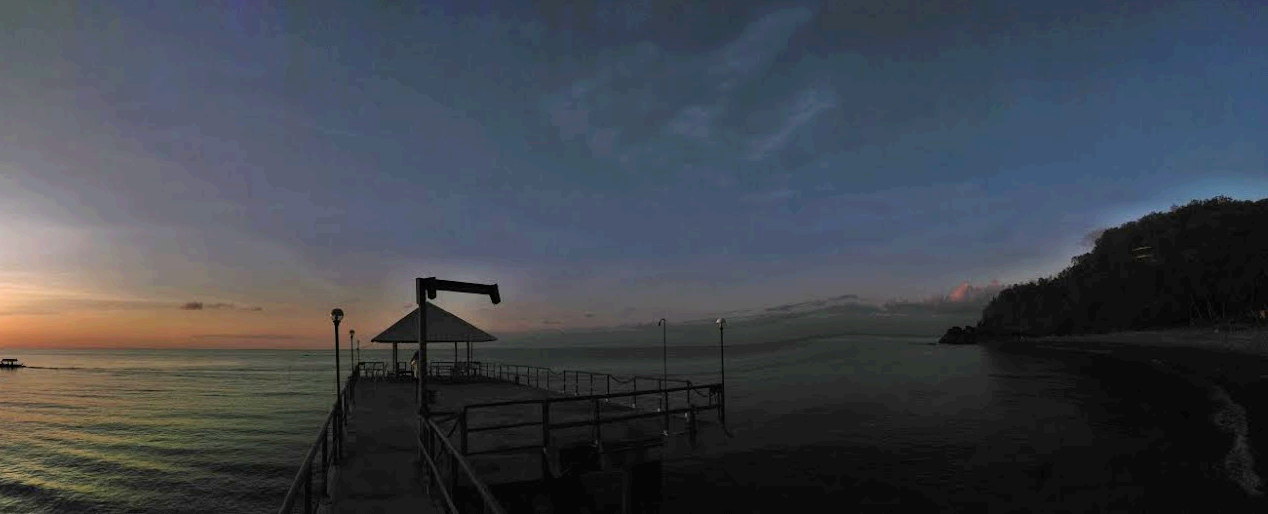
#> input picture Activity 6 - Enhancing color images/beach.png, 1268 x 514 px
$ jupyter execute --allow-errors 'ACTIVITY 6 - ENHANCING COLOR IMAGES[Conflict].ipynb'   (shell and % lines are left out)
#> lines starting #> are read from the running program, lines starting #| are printed output that depends on the picture
[cell 1]
import numpy as np
import matplotlib.pyplot as plt
import cv2

[cell 2]
# [6 lines of commented-out code are left out]
img = plt.imread('beach.png')
#> img is the input picture: shape (514, 1268, 3) float32; mean R, G, B 0.0476, 0.0511, 0.0572
#img= img/255

R = img[:,:,0]*255
G = img[:,:,1]*255
B = img[:,:,2]*255

#

[cell 3]
plt.figure(figsize=[24,10])
plt.subplot(1,3,1)
plt.title('RED')
plt.imshow(R, cmap = 'gray', vmin = 0, vmax = 255)
plt.subplot(1,3,2)
plt.title('GREEN')
plt.imshow(G, cmap = 'gray',  vmin = 0, vmax = 255)
plt.subplot(1,3,3)
plt.title('BLUE')
plt.imshow(G, cmap = 'gray',  vmin = 0, vmax = 255)

[cell 4]
def Contrast_Stretching(gray):
    Imin = np.amin(gray)
#> Imin = 0
    Imax = np.amax(gray)
#> Imax = 48
    contrast_stretched = (gray-Imin)/(Imax-Imin)
    contrast_stretched = contrast_stretched*255
    contrast_stretched =  contrast_stretched.astype(int)
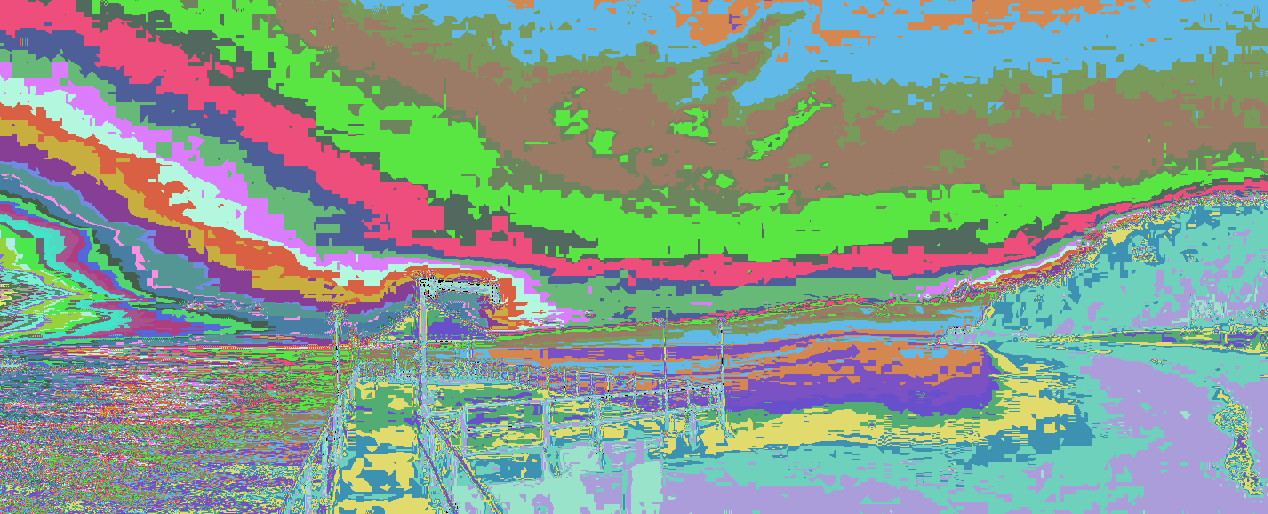
#> contrast_stretched: shape (514, 1268) int64; 49 distinct labels, from 0 to 255; one colour per label, 0 black

    gray = gray
    plt.figure(figsize=[10,10])
    plt.subplot(1,2,1)
    plt.imshow(gray, cmap='gray', vmin = 0, vmax = 255)
    plt.subplot(1,2,2)
    plt.imshow(contrast_stretched, cmap='gray', vmin = 0, vmax = 255)
    plt.show()

    hist,bins = np.histogram(gray.flatten(),256,[0,256])
#> hist = 256 values, max 72976 at index 12, min 0 at index 49, mean 2545.9; bins = 257 values from 0 to 256
    cdf = hist.cumsum()
#> cdf = 256 values from 254 to 651752
    cdf_normalized = cdf/cdf.max() #* float(hist.max()) / cdf.max()
#> cdf_normalized = 256 values from 0.00039 to 1

    hist_,bins_ = np.histogram(contrast_stretched.flatten(),256,[0,256])
#> hist_ = 256 values, max 72976 at index 63, min 0 at index 1, mean 2545.9; bins_ = 257 values from 0 to 256
    cdf_ = hist_.cumsum()
#> cdf_ = 256 values from 254 to 651752
    cdf_normalized_ = cdf_/cdf_.max()
#> cdf_normalized_ = 256 values from 0.00039 to 1

    plt.figure(figsize=[10,4])
    plt.subplot(1,2,1)
    plt.hist(gray.flatten(),256,[0,256], color = 'r')
    plt.hist(contrast_stretched.flatten(),256,[0,256], color = 'g')
    plt.xlim(0,256)
    plt.subplot(1,2,2)
    plt.plot(cdf_normalized, 'r')
    plt.plot(cdf_normalized_, 'g')
    plt.xlim(0,256)
    plt.show()
#> figure, not shown here; panel 1: tallest bar 72976 high, from x = 12 to 13; panel 1: tallest bar 72976 high, from x = 63 to 64; panel 2: curve peaks at x = 48, y = 1; panel 2: curve peaks at x = 255, y = 1

    return contrast_stretched#, cdf_normalized

R_stretched = Contrast_Stretching(R)
G_stretched = Contrast_Stretching(G)
#> in Contrast_Stretching (call 2), `Imax = np.amax(gray)`: Imax = 39
#> in Contrast_Stretching (call 2), `contrast_stretched =  contrast_stretched.astype(int)`:
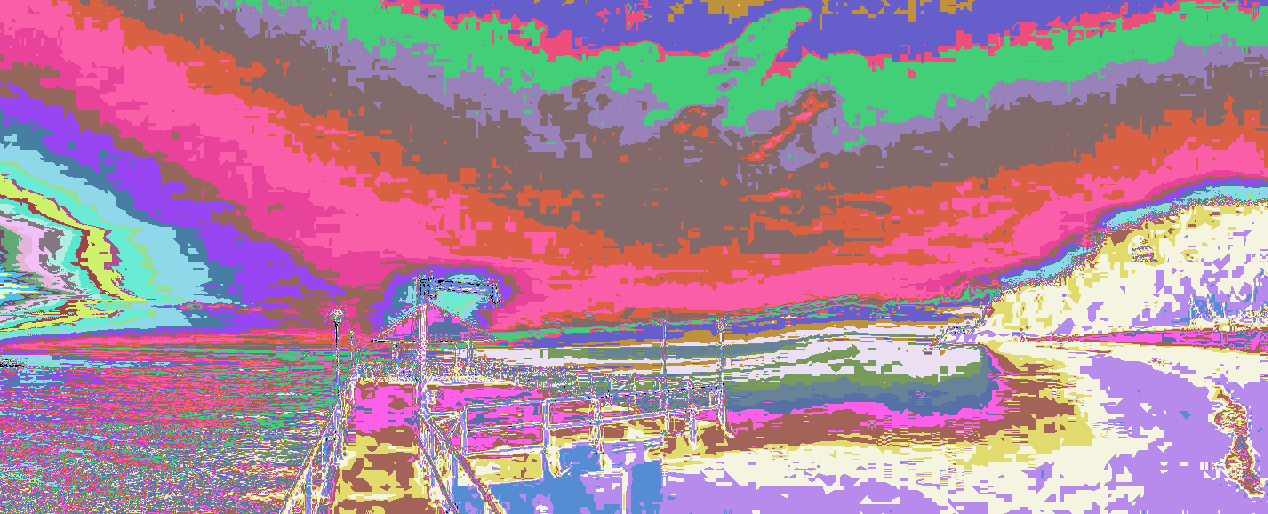
#> contrast_stretched: shape (514, 1268) int64; 40 distinct labels, from 0 to 255; one colour per label, 0 black
#> in Contrast_Stretching (call 2), `hist,bins = np.histogram(gray.flatten(),256,[0,256])`: hist = 256 values, max 86181 at index 16, min 0 at index 40, mean 2545.9
#> in Contrast_Stretching (call 2), `cdf = hist.cumsum()`: cdf = 256 values from 335 to 651752
#> in Contrast_Stretching (call 2), `cdf_normalized = cdf/cdf.max()`: cdf_normalized = 256 values from 0.000514 to 1
#> in Contrast_Stretching (call 2), `hist_,bins_ = np.histogram(contrast_stretched.flatten(),256,[0,256])`: hist_ = 256 values, max 86181 at index 104, min 0 at index 1, mean 2545.9
#> in Contrast_Stretching (call 2), `cdf_ = hist_.cumsum()`: cdf_ = 256 values from 335 to 651752
#> in Contrast_Stretching (call 2), `cdf_normalized_ = cdf_/cdf_.max()`: cdf_normalized_ = 256 values from 0.000514 to 1
#> in Contrast_Stretching (call 2), `plt.show()`:
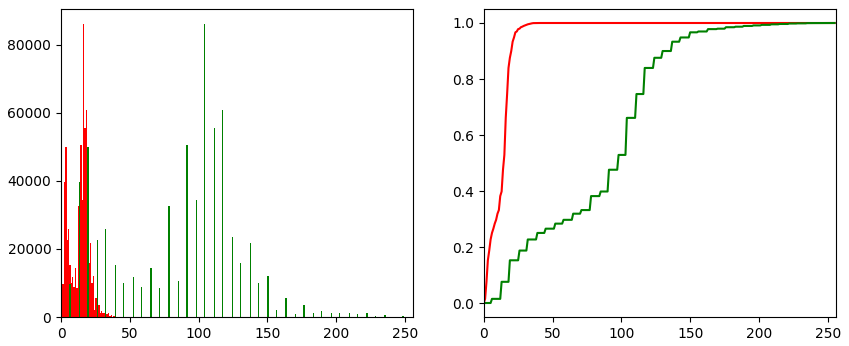
#> figure drawn by matplotlib, 2 panels; panel 1: tallest bar 86181 high, from x = 16 to 17; panel 1: tallest bar 86181 high, from x = 104 to 105; panel 2: curve peaks at x = 39, y = 1; panel 2: curve peaks at x = 255, y = 1
B_stretched = Contrast_Stretching(B)
#> in Contrast_Stretching (call 3), `Imax = np.amax(gray)`: Imax = 34
#> in Contrast_Stretching (call 3), `contrast_stretched =  contrast_stretched.astype(int)`:
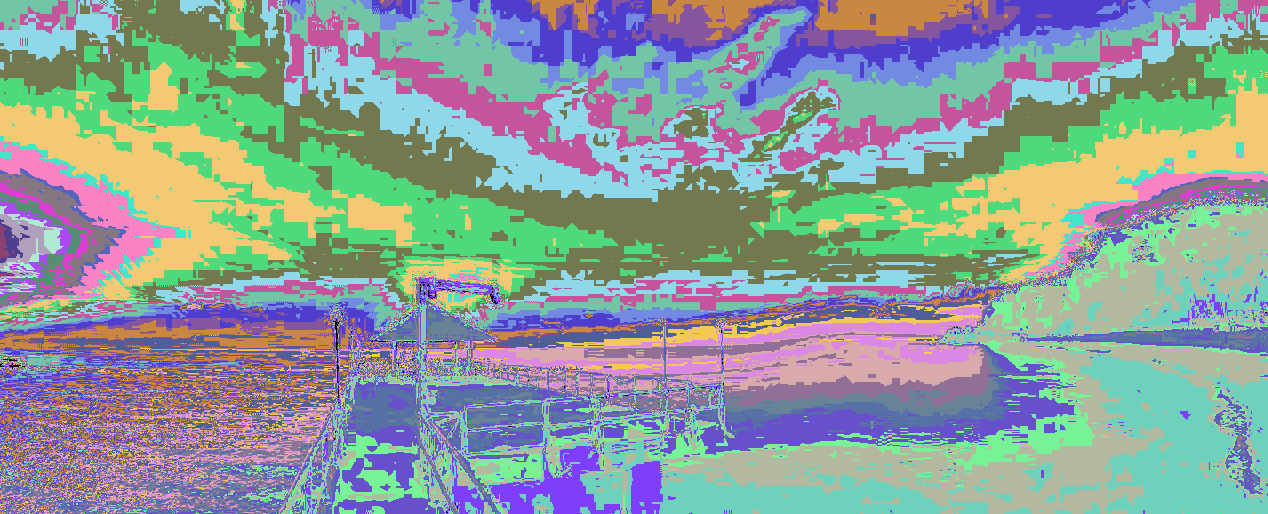
#> contrast_stretched: shape (514, 1268) int64; 35 distinct labels, from 0 to 255; one colour per label, 0 black
#> in Contrast_Stretching (call 3), `hist,bins = np.histogram(gray.flatten(),256,[0,256])`: hist = 256 values, max 75628 at index 21, min 0 at index 35, mean 2545.9
#> in Contrast_Stretching (call 3), `cdf = hist.cumsum()`: cdf = 256 values from 453 to 651752
#> in Contrast_Stretching (call 3), `cdf_normalized = cdf/cdf.max()`: cdf_normalized = 256 values from 0.000695 to 1
#> in Contrast_Stretching (call 3), `hist_,bins_ = np.histogram(contrast_stretched.flatten(),256,[0,256])`: hist_ = 256 values, max 75628 at index 157, min 0 at index 1, mean 2545.9
#> in Contrast_Stretching (call 3), `cdf_ = hist_.cumsum()`: cdf_ = 256 values from 453 to 651752
#> in Contrast_Stretching (call 3), `cdf_normalized_ = cdf_/cdf_.max()`: cdf_normalized_ = 256 values from 0.000695 to 1

[cell 5]
img_stretched = np.zeros(shape = [np.shape(img)[0],np.shape(img)[1], 3])
img_stretched[:,:,0] = R_stretched
img_stretched[:,:,1] = G_stretched
img_stretched[:,:,2] = B_stretched
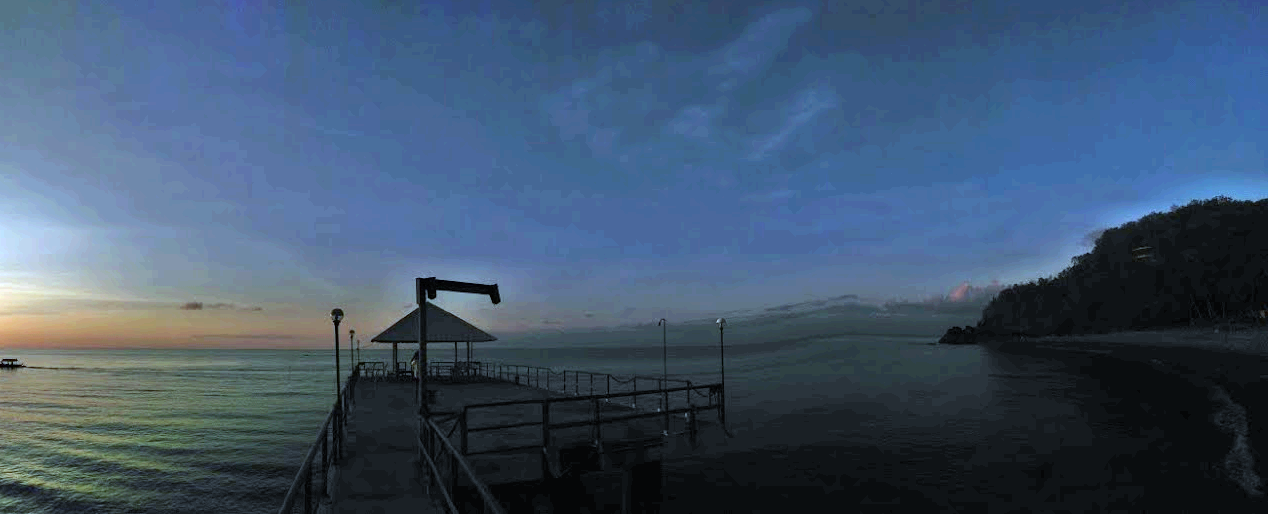
#> img_stretched: shape (514, 1268, 3) float64; mean of channels 0, 1, 2 64.2, 85, 109.4; drawn as R, G, B

plt.figure(figsize=[20,10])
plt.subplot(1,2,1)

plt.title('Original')
plt.imshow(img)
plt.subplot(1,2,2)
plt.title('Contrast Stretched')
plt.imshow(img_stretched/255)
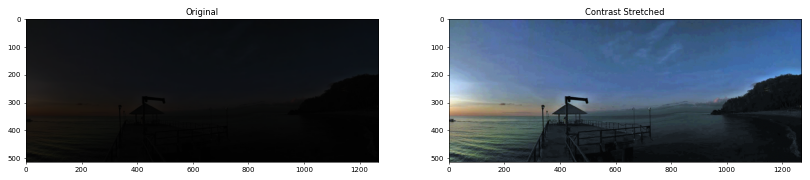
#> figure drawn by matplotlib, 2 panels

[cell 6]
def Gray_World(gray):
    ave = np.mean(gray)
#> ave = 12.17
    AVE = gray/ave
    #AVE = (AVE/np.max(AVE))*255

    plt.figure(figsize=[10,10])
    plt.subplot(1,2,1)
    plt.imshow(gray, cmap='gray', vmin = 0, vmax = 255)
    plt.subplot(1,2,2)
    plt.imshow(AVE, cmap='gray', vmin = 0, vmax = 255)
    plt.show()

    return AVE

[cell 7]
# [4 lines of commented-out code are left out]
img = plt.imread('beach.png')


R = img[:,:,0]*255
G = img[:,:,1]*255
B = img[:,:,2]*255

R_gray = Gray_World(R)
G_gray = Gray_World(G)
B_gray = Gray_World(B)

img_grayworld = np.zeros(shape = [np.shape(img)[0],np.shape(img)[1], 3])
img_grayworld[:,:,0] = R_gray
img_grayworld[:,:,1] = G_gray
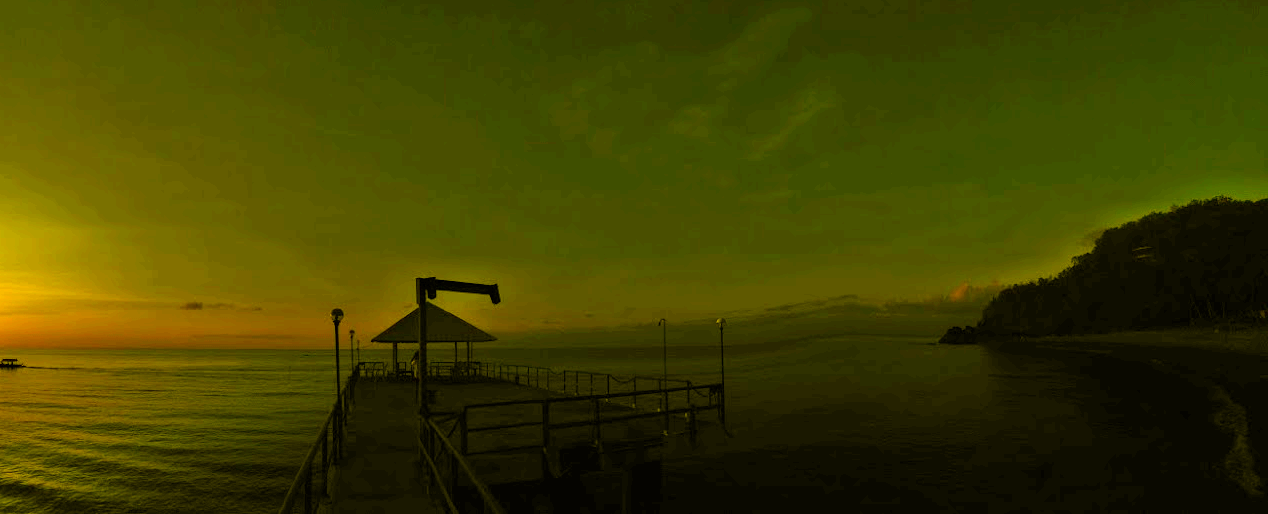
#> img_grayworld: shape (514, 1268, 3) float64; mean of channels 0, 1, 2 1, 1, 0; drawn with min black and max white
img_grayworld[:,:,2] = B_gray

plt.figure(figsize=[20,10])
plt.subplot(1,2,1)
plt.title('Original')
plt.imshow(img)
plt.subplot(1,2,2)
plt.title('Gray World')
plt.imshow(img_grayworld/np.amax(img))

[cell 8]
img_grayworld

[cell 9]
img = plt.imread('portrait.png')
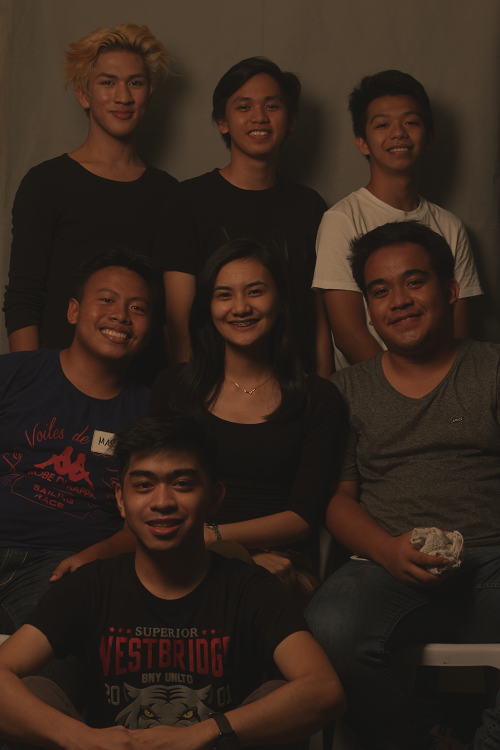
#> input picture Activity 6 - Enhancing color images/portrait.png, 500 x 750 px
#> img is the input picture: shape (750, 500, 4) float32; mean R, G, B, A 0.201, 0.146, 0.112, 1

[cell 10]
def White(img):
    R = img[:,:,0]*255
#> R: shape (750, 500) float32
    G = img[:,:,1]*255
#> G: shape (750, 500) float32
    B = img[:,:,2]*255
#> B: shape (750, 500) float32

    R_wb = 255*(R/np.amax(R))
    G_wb = 255*(G/np.amax(G))
    B_wb = 255*(B/np.amax(B))

    # [10 lines of commented-out code are left out]


    return R_wb, G_wb, B_wb

[cell 11]
R_wb, G_wb, B_wb = White(img)
wb = np.zeros(shape = [np.shape(img)[0],np.shape(img)[1], 3])
wb[:,:,0] = R_wb.astype(int)
wb[:,:,1] = G_wb.astype(int)
wb[:,:,2] = B_wb.astype(int)
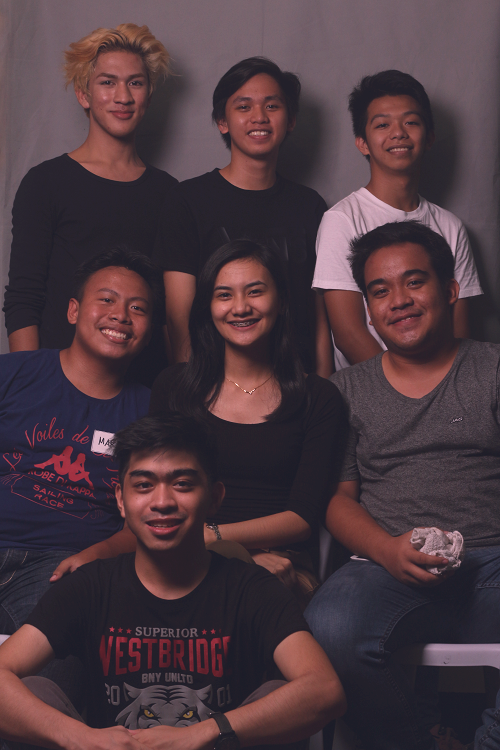
#> wb: shape (750, 500, 3) float64; mean of channels 0, 1, 2 75.8, 57, 64.1; drawn as R, G, B

plt.figure(figsize=[10,10])
plt.subplot(1,2,1)
plt.imshow(img, vmin = 0, vmax = 255)
plt.subplot(1,2,2)
plt.imshow(wb, vmin = 0, vmax = 255)
#plt.show()
plt.savefig("wb.png")

[cell 12]
plt.imshow(wb[:,:,1])
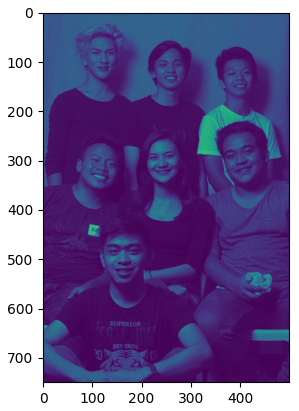
#> figure drawn by matplotlib, 1 panel

[cell 13]
np.amin(wb)
#> Out = 26
